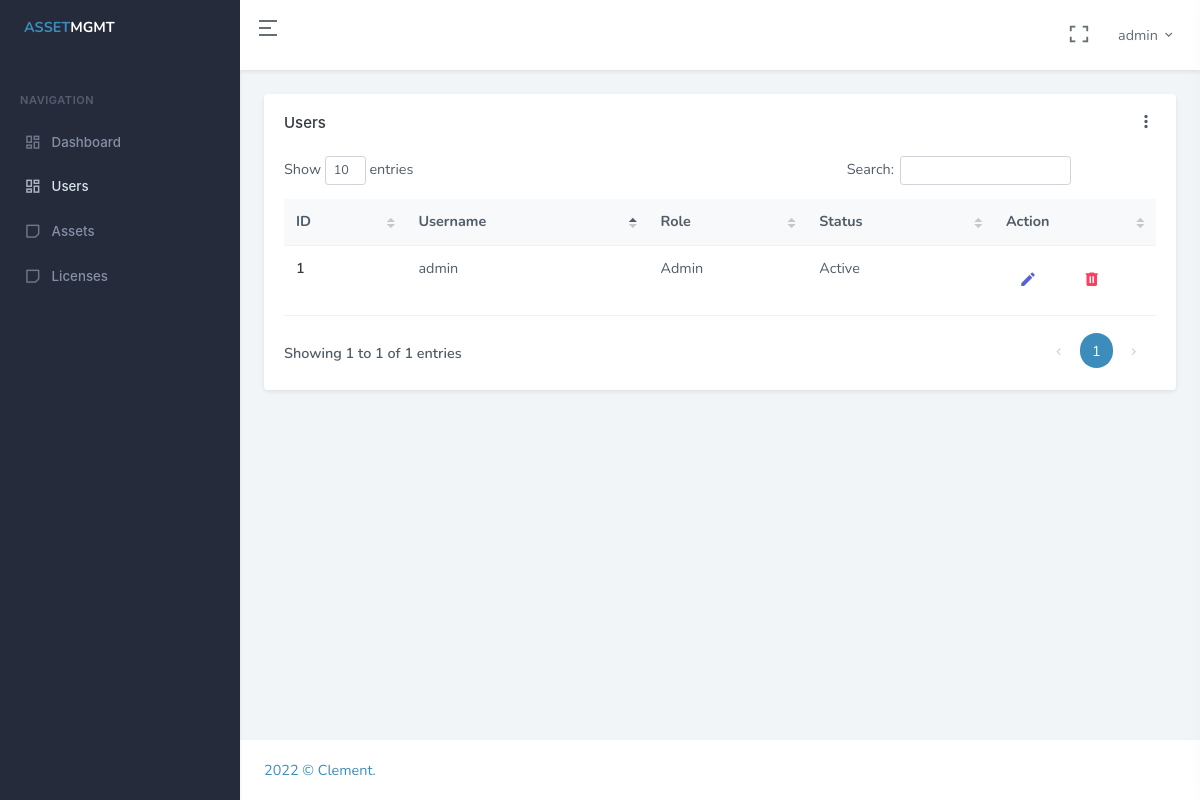
Screenshot of /users (signed in) with the database file from the repository.
### models.py (models this page shows, shortened)
class User(db.Model):
    id = Column(Integer, primary_key= True)
    username = Column(String, nullable=False, unique=True)
    password = Column(String(255), nullable=False)
    is_active = Column(Boolean, nullable=False)
    is_admin = Column(Boolean, nullable=False)
    def format(self):
        return {
            "user_id": self.id,
            "username": self.username,
            "is_active": self.is_active,
            "is_admin": self.is_admin
            }

### app.py (the view)
@app.route('/users')
def users_list():
    try:
        user_query = User.query.all()
        users = [user.format() for user in user_query]
        return render_template("users_list.html", users= users)
    except Exception as err:
        print(str(err))
        abort(500)

### templates/users_list.html (shortened to what this page needs)
{% extends "content_base.html" %}
    {% block main_content %}
            <div class="main-content">
                <div class="page-content">
                    <div class="container-fluid">
                        <div class="row">
                            <div class="col-lg-12">
                                <div class="card">
                                    <div class="card-body">
                                        <div class="dropdown float-end">
                                            <a href="#" class="dropdown-toggle arrow-none card-drop" data-bs-toggle="dropdown" aria-expanded="false">
                                                <i class="mdi mdi-dots-vertical"></i>
                                            </a>
                                        </div>
                                        <h4 class="card-title mb-4">Users</h4>
                                        <div class="table-responsive">
                                            <table id="list-user" class="table table-centered datatable dt-responsive nowrap" data-bs-page-length="5" style="border-collapse: collapse; border-spacing: 0; width: 100%;">
                                                <thead class="table-light">
                                                    <tr>
                                                        <th>ID</th>
                                                        <th>Username</th>
                                                        <th>Role</th>
                                                        <th>Status</th>
                                                        <th style="width: 120px;">Action</th>
                                                    </tr>
                                                </thead>
                                                <tbody>
                                                {% for user in users %}
                                                    <tr>
                                                        <td><a href="javascript: void(0);" class="text-dark fw-bold">{{user.user_id}}</a> </td>
                                                        <td>
                                                            {{user.username}}
                                                        </td>
                                                        <td>{% if user.is_admin %} Admin {%else%} Staff {%endif%}</td>
                                                        <td>
                                                            {% if user.is_active %} Active {%else%} Inactive {%endif%}
                                                        </td>
                                                        <td id="tooltip-container1">
                                                            <a href="{{url_for('update_user', user_id=user.user_id)}}"  class="btn me-3 text-primary" data-bs-container="#tooltip-container1" data-bs-toggle="tooltip" data-bs-placement="top" title="Edit"><i class="mdi mdi-pencil font-size-18"></i></a>
                                                            <a href="#"  type="button"  class="btn text-danger waves-light delete-user" data-user-id="{{user.user_id}}" data-username="{{user.username}}"  data-bs-container="#tooltip-container1" data-bs-toggle="tooltip" data-bs-placement="top" title="Delete"><i class="mdi mdi-trash-can font-size-18"></i></a>
                                                        </td>
                                                    </tr>
                                                {% endfor %}
                                                </tbody>
                                            </table>
                                        </div>
                                    </div>
                                </div>
                            </div>
                        </div>
                    </div>
                </div>
            </div>
    {% endblock %}

### templates/content_base.html (shortened to what this page needs)
<!doctype html>
<html lang="en">
<head>
    <link href="/static/libs/admin-resources/jquery.vectormap/jquery-jvectormap-1.2.2.css" rel="stylesheet" type="text/css" />
    <link href="/static/libs/datatables.net-bs4/css/dataTables.bootstrap4.min.css" rel="stylesheet" type="text/css" />
    <link href="/static/libs/datatables.net-responsive-bs4/css/responsive.bootstrap4.min.css" rel="stylesheet" type="text/css" />
    <link rel="stylesheet" href="static/libs/twitter-bootstrap-wizard/prettify.css">
    <link href="/static/libs/select2/css/select2.min.css" rel="stylesheet" type="text/css" />
    <link href="/static/libs/dropzone/min/dropzone.min.css" rel="stylesheet" type="text/css" />
    <link href="/static/css/bootstrap.min.css" id="bootstrap-style" rel="stylesheet" type="text/css" />
    <link href="/static/css/icons.min.css" rel="stylesheet" type="text/css" />
    <link href="/static/css/app.min.css" id="app-style" rel="stylesheet" type="text/css" />
    <link href="/static/css/main.css" id="app-style" rel="stylesheet" type="text/css" />
</head>
<body data-sidebar="dark">
<div id="layout-wrapper">
    <header id="page-topbar">
        <div class="navbar-header">
            <div class="d-flex">
                <div class="navbar-brand-box">
                    <a href="/" class="logo">
                     <p style="font-weight:bold;"><span style="color:#3C8DBC;">ASSET</span><span style="color: #fff;">MGMT</span></p>
                    </a>
                </div>
                <button type="button" class="btn btn-sm px-3 font-size-24 header-item waves-effect" id="vertical-menu-btn">
                    <i class="ri-menu-2-line align-middle"></i>
                </button>
            </div>
            <div class="d-flex">
                <div class="dropdown d-none d-lg-inline-block ms-1">
                    <button type="button" class="btn header-item noti-icon waves-effect" data-toggle="fullscreen">
                        <i class="ri-fullscreen-line"></i>
                    </button>
                </div>
                <div class="dropdown d-inline-block user-dropdown">
                    <button type="button" class="btn header-item waves-effect" id="page-header-user-dropdown"
                            data-bs-toggle="dropdown" aria-haspopup="true" aria-expanded="false">
                        <span class="d-none d-xl-inline-block ms-1">{{session["user"]['username']}}</span>
                        <i class="mdi mdi-chevron-down d-none d-xl-inline-block"></i>
                    </button>
                </div>
            </div>
        </div>
    </header>
    <div class="vertical-menu">
        <div data-simplebar class="h-100">
            <div id="sidebar-menu">
                <ul class="metismenu list-unstyled" id="side-menu">
                    <li class="menu-title">Navigation</li>
                    <li>
                        <a href="/" class="waves-effect">
                            <i class="ri-dashboard-line"></i>
                            <span>Dashboard</span>
                        </a>
                    </li>
                    {% if session['user']['is_admin'] %}
                    <li>
                        <a href="/users" class="waves-effect">
                            <i class="ri-dashboard-line"></i>
                            <span>Users</span>
                        </a>
                    </li>
                    {% endif %}
                    <li>
                        <a href="/assets" class="waves-effect">
                            <i class="ri-sticky-note-2-line"></i>
                            <span>Assets</span>
                        </a>
                    </li>
                    <li>
                        <a href="/licenses" class="waves-effect">
                            <i class="ri-sticky-note-2-line"></i>
                            <span>Licenses</span>
                        </a>
                    </li>
                </ul>
            </div>
        </div>
    </div>
    {% block main_content %}
    {% endblock %}
    <footer class="footer">
        <div class="container-fluid">
            <div class="row">
                <div class="col-sm-6">
                    <script>document.write(new Date().getFullYear())</script> © Clement.
                </div>
            </div>
        </div>
    </footer>
</div>
</body>
</html>

### rows the page displays
User: user.username "admin", user_id "1", username "admin"
